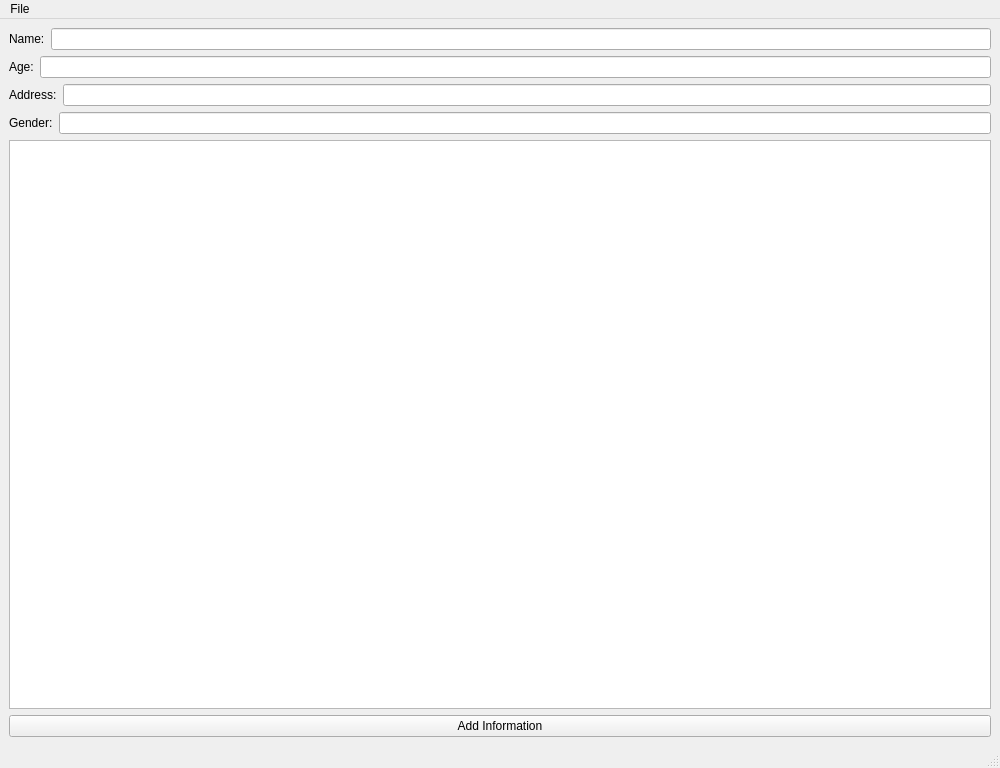
<?xml version="1.0" encoding="UTF-8"?>
<ui version="4.0">
 <class>rootWindow</class>
 <widget class="QMainWindow" name="rootWindow">
  <property name="geometry">
   <rect>
    <x>0</x>
    <y>0</y>
    <width>1000</width>
    <height>768</height>
   </rect>
  </property>
  <property name="minimumSize">
   <size>
    <width>800</width>
    <height>768</height>
   </size>
  </property>
  <property name="maximumSize">
   <size>
    <width>1600</width>
    <height>900</height>
   </size>
  </property>
  <property name="windowTitle">
   <string>MainWindow</string>
  </property>
  <property name="documentMode">
   <bool>false</bool>
  </property>
  <property name="tabShape">
   <enum>QTabWidget::Rounded</enum>
  </property>
  <property name="unifiedTitleAndToolBarOnMac">
   <bool>false</bool>
  </property>
  <widget class="QWidget" name="centralwidget">
   <layout class="QGridLayout" name="gridLayout">
    <item row="5" column="0">
     <widget class="QPushButton" name="btnPress">
      <property name="text">
       <string>Add Information</string>
      </property>
     </widget>
    </item>
    <item row="2" column="0">
     <layout class="QFormLayout" name="formLayout">
      <item row="0" column="0">
       <widget class="QLabel" name="label_3">
        <property name="text">
         <string>Address:</string>
        </property>
       </widget>
      </item>
      <item row="0" column="1">
       <widget class="QLineEdit" name="lineEdit_3"/>
      </item>
     </layout>
    </item>
    <item row="1" column="0">
     <layout class="QFormLayout" name="formLayout_2">
      <item row="0" column="0">
       <widget class="QLabel" name="label_2">
        <property name="text">
         <string>Age:</string>
        </property>
       </widget>
      </item>
      <item row="0" column="1">
       <widget class="QLineEdit" name="lineEdit_2"/>
      </item>
     </layout>
    </item>
    <item row="3" column="0">
     <layout class="QFormLayout" name="formLayout_4">
      <item row="0" column="0">
       <widget class="QLabel" name="label_4">
        <property name="text">
         <string>Gender:</string>
        </property>
       </widget>
      </item>
      <item row="0" column="1">
       <widget class="QLineEdit" name="lineEdit_4"/>
      </item>
     </layout>
    </item>
    <item row="0" column="0">
     <layout class="QFormLayout" name="formLayout_3">
      <item row="0" column="0">
       <widget class="QLabel" name="label">
        <property name="text">
         <string>Name:</string>
        </property>
       </widget>
      </item>
      <item row="0" column="1">
       <widget class="QLineEdit" name="lne_name"/>
      </item>
     </layout>
    </item>
    <item row="4" column="0">
     <widget class="QListWidget" name="listWidget"/>
    </item>
   </layout>
  </widget>
  <widget class="QMenuBar" name="menubar">
   <property name="geometry">
    <rect>
     <x>0</x>
     <y>0</y>
     <width>1000</width>
     <height>21</height>
    </rect>
   </property>
   <widget class="QMenu" name="menuFile">
    <property name="title">
     <string>File</string>
    </property>
    <addaction name="actionClose"/>
   </widget>
   <addaction name="menuFile"/>
  </widget>
  <widget class="QStatusBar" name="statusbar"/>
  <action name="actionClose">
   <property name="text">
    <string>Close</string>
   </property>
  </action>
 </widget>
 <resources/>
 <connections/>
</ui>
